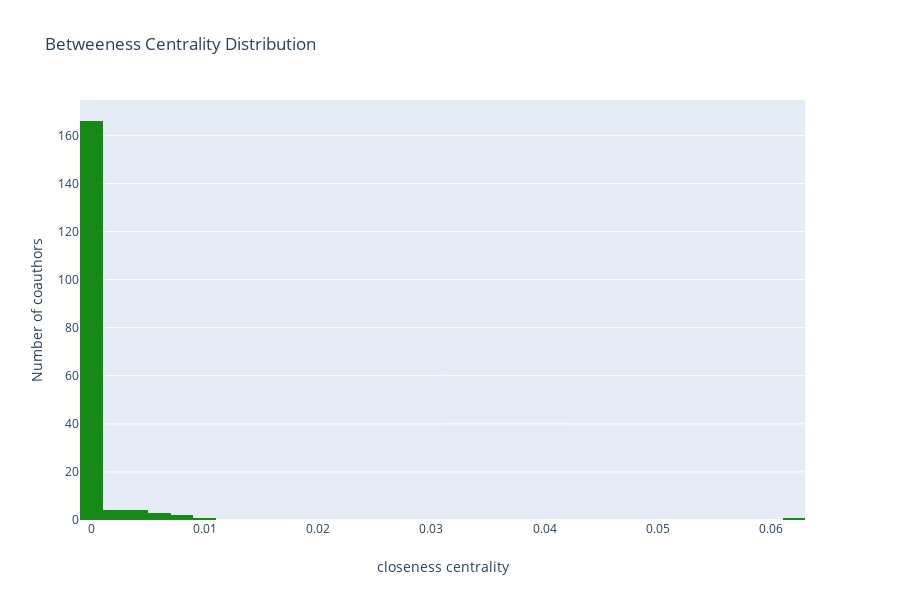

Notebook source saved alongside this figure:
### Code cell
y=list(btwn.values())
x=list(btwn.keys())
data = {'keys':x,'values':y}
df1 = pd.DataFrame.from_dict(data)

import plotly
plotly.offline.init_notebook_mode(connected=True)
import plotly.graph_objs as go
import plotly.express as px
fig = px.histogram(df1,
        x = "values",
        title = 'Betweeness Centrality Distribution', 
        #xaxis_title_text='Value',
        labels={'Number of coauthors':'centrality distribution'},
        color_discrete_sequence=['green'],
        opacity=0.9
        #log_y=True,
        )
fig.update_layout(
    xaxis_title_text='closeness centrality', # xaxis label
    yaxis_title_text='Number of coauthors', # yaxis label
    #bargap=0.2, # gap between bars of adjacent location coordinates
    #bargroupgap=0.1 # gap between bars of the same location coordinates
)
#layout = go.Layout(title=go.layout.Title(text='Degree Centrality Distribution'),xaxis=go.layout.XAxis(title=go.layout.xaxis.Title(text='Number of Coauthors')),yaxis=go.layout.YAxis(title=go.layout.yaxis.Title(text='Degree Centrality')))
#fig = go.Figure(data=data,layout=layout)
fig.show()

### Figure 1 — Plotly figure (JSON) as saved in the notebook; plotly's stock layout.template omitted (floating-point values rounded to 4 significant figures; data arrays with more than 128 entries replaced by an {"elided": "..."} marker saying what was removed)
{"data": [{"alignmentgroup": "True", "bingroup": "x", "hoverlabel": {"namelength": 0}, "hovertemplate": "values=%{x}<br>count=%{y}", "legendgroup": "", "marker": {"color": "green", "opacity": 0.9}, "name": "", "offsetgroup": "", "orientation": "v", "showlegend": false, "type": "histogram", "x": {"elided": "181 float values"}, "xaxis": "x", "yaxis": "y"}], "layout": {"barmode": "relative", "height": 600, "legend": {"tracegroupgap": 0}, "title": {"text": "Betweeness Centrality Distribution"}, "xaxis": {"anchor": "y", "domain": [0, 0.98], "title": {"text": "closeness centrality"}}, "yaxis": {"anchor": "x", "domain": [0, 1], "title": {"text": "Number of coauthors"}}}}
